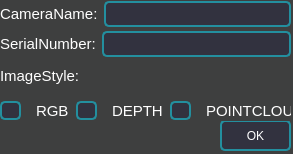
<?xml version="1.0" encoding="UTF-8"?>
<ui version="4.0">
 <class>camerasetup</class>
 <widget class="QWidget" name="camerasetup">
  <property name="geometry">
   <rect>
    <x>0</x>
    <y>0</y>
    <width>293</width>
    <height>154</height>
   </rect>
  </property>
  <property name="windowTitle">
   <string>Form</string>
  </property>
  <property name="styleSheet">
   <string notr="true">outline: none;
color: rgb(255, 255, 255);
background-color: rgb(62, 63, 63);</string>
  </property>
  <widget class="QWidget" name="layoutWidget">
   <property name="geometry">
    <rect>
     <x>0</x>
     <y>30</y>
     <width>291</width>
     <height>28</height>
    </rect>
   </property>
   <layout class="QHBoxLayout" name="horizontalLayout_2">
    <item>
     <widget class="QLabel" name="SerialNumber">
      <property name="styleSheet">
       <string notr="true">color:white; font-size:15px</string>
      </property>
      <property name="text">
       <string>SerialNumber:</string>
      </property>
     </widget>
    </item>
    <item>
     <widget class="QLineEdit" name="serialEditor">
      <property name="styleSheet">
       <string notr="true">min-width: 60px; min-height: 22px;
text-align: center;
border: 2px solid gray;
color: rgb(255, 255, 255);
border-radius:5px;
border-color: rgb(35, 143, 159);
background-color: rgb(50, 50, 63);</string>
      </property>
     </widget>
    </item>
   </layout>
  </widget>
  <widget class="QWidget" name="layoutWidget">
   <property name="geometry">
    <rect>
     <x>0</x>
     <y>0</y>
     <width>291</width>
     <height>28</height>
    </rect>
   </property>
   <layout class="QHBoxLayout" name="horizontalLayout">
    <item>
     <widget class="QLabel" name="CameraName">
      <property name="styleSheet">
       <string notr="true">color:white; font-size:15px</string>
      </property>
      <property name="text">
       <string>CameraName:</string>
      </property>
     </widget>
    </item>
    <item>
     <widget class="QLineEdit" name="camEditor">
      <property name="styleSheet">
       <string notr="true">min-width: 60px; min-height: 22px;
text-align: center;
border: 2px solid gray;
color: rgb(255, 255, 255);
border-radius:5px;
border-color: rgb(35, 143, 159);
background-color: rgb(50, 50, 63);</string>
      </property>
     </widget>
    </item>
   </layout>
  </widget>
  <widget class="QLabel" name="ImageStyleEditor">
   <property name="geometry">
    <rect>
     <x>0</x>
     <y>60</y>
     <width>291</width>
     <height>31</height>
    </rect>
   </property>
   <property name="styleSheet">
    <string notr="true">color:white; font-size:15px</string>
   </property>
   <property name="text">
    <string>ImageStyle:</string>
   </property>
  </widget>
  <widget class="QPushButton" name="ok">
   <property name="geometry">
    <rect>
     <x>220</x>
     <y>120</y>
     <width>71</width>
     <height>31</height>
    </rect>
   </property>
   <property name="styleSheet">
    <string notr="true">QPushButton{
min-width: 60px; min-height: 22px;
text-align: center;
border: 2px solid gray;
color: rgb(255, 255, 255);
border-radius:5px;
border-color: rgb(35, 143, 159);
background-color: rgb(50, 50, 63);
}
QPushButton:hover{
color: rgb(255, 255, 255);
border: 2px solid gray;
border-radius:4px;
border-color: rgb(35, 143, 159);
background-color: rgb(70, 70, 83);
}
QPushButton:pressed{
border-radius:5px;border:4px solid gray;
background-color: rgb(90, 90, 103);
border-color: rgb(35, 143, 159);
color: rgb(255, 255, 255);
}
QPushButton:disabled{
border-radius:5px;
border:2px solid gray;
background-color: rgb(20, 30, 13);
border-color: rgb(15, 103, 109);
color: rgb(205, 205, 205);
border-style: outset;
padding: 1px;
}</string>
   </property>
   <property name="text">
    <string>OK</string>
   </property>
  </widget>
  <widget class="QWidget" name="">
   <property name="geometry">
    <rect>
     <x>0</x>
     <y>100</y>
     <width>291</width>
     <height>21</height>
    </rect>
   </property>
   <layout class="QHBoxLayout" name="horizontalLayout_3">
    <item>
     <widget class="QCheckBox" name="RGB_check">
      <property name="autoFillBackground">
       <bool>false</bool>
      </property>
      <property name="styleSheet">
       <string notr="true">QCheckBox {
    spacing: 15px;
    color: white;
    font-size: 15px;
}

QCheckBox::indicator {
    width: 17px;
    height: 15px;
    border: 2px solid gray;
    border-radius: 5px;
    border-color: rgb(35, 143, 159);
    background-color: rgb(50, 50, 63);
}

QCheckBox::indicator:checked {
    background-color: rgb(0, 255, 0);
}
</string>
      </property>
      <property name="text">
       <string>RGB</string>
      </property>
      <property name="checked">
       <bool>false</bool>
      </property>
     </widget>
    </item>
    <item>
     <widget class="QCheckBox" name="DEPTH_check">
      <property name="styleSheet">
       <string notr="true">QCheckBox {
    spacing: 15px;
    color: white;
    font-size: 15px;
}

QCheckBox::indicator {
    width: 17px;
    height: 15px;
    border: 2px solid gray;
    border-radius: 5px;
    border-color: rgb(35, 143, 159);
    background-color: rgb(50, 50, 63);
}

QCheckBox::indicator:checked {
    background-color: rgb(0, 255, 0);  
}
</string>
      </property>
      <property name="text">
       <string>DEPTH</string>
      </property>
      <property name="checked">
       <bool>false</bool>
      </property>
     </widget>
    </item>
    <item>
     <widget class="QCheckBox" name="POINTCLOUD_check">
      <property name="styleSheet">
       <string notr="true">QCheckBox {
    spacing: 15px;
    color: white;
    font-size: 15px;
}

QCheckBox::indicator {
    width: 17px;
    height: 15px;
    border: 2px solid gray;
    border-radius: 5px;
    border-color: rgb(35, 143, 159);
    background-color: rgb(50, 50, 63);
}

QCheckBox::indicator:checked {
    background-color: rgb(0, 255, 0);  
}
</string>
      </property>
      <property name="text">
       <string>POINTCLOUD</string>
      </property>
     </widget>
    </item>
   </layout>
  </widget>
 </widget>
 <resources/>
 <connections/>
</ui>
